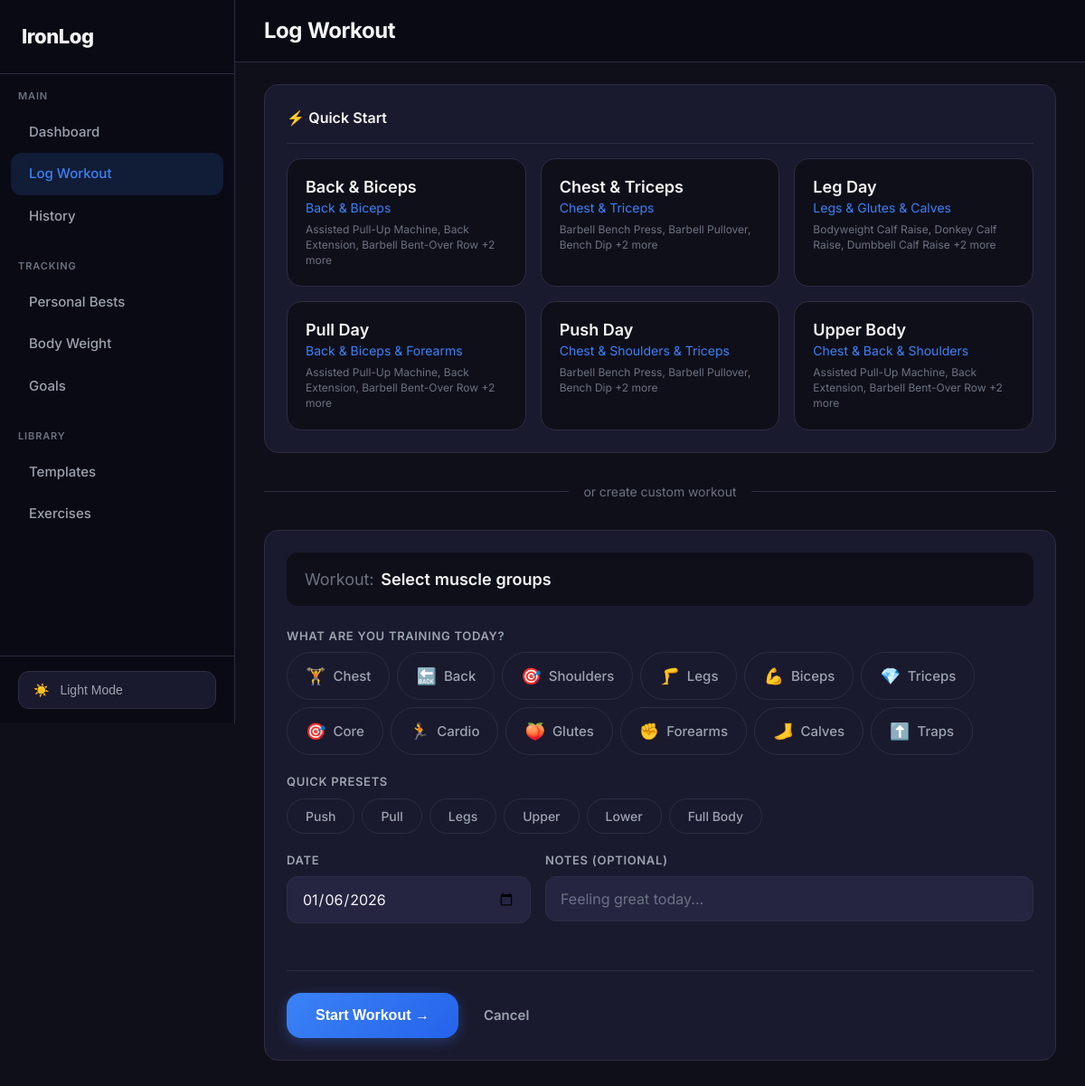
/log/, run on an earlier commit of the app's database.
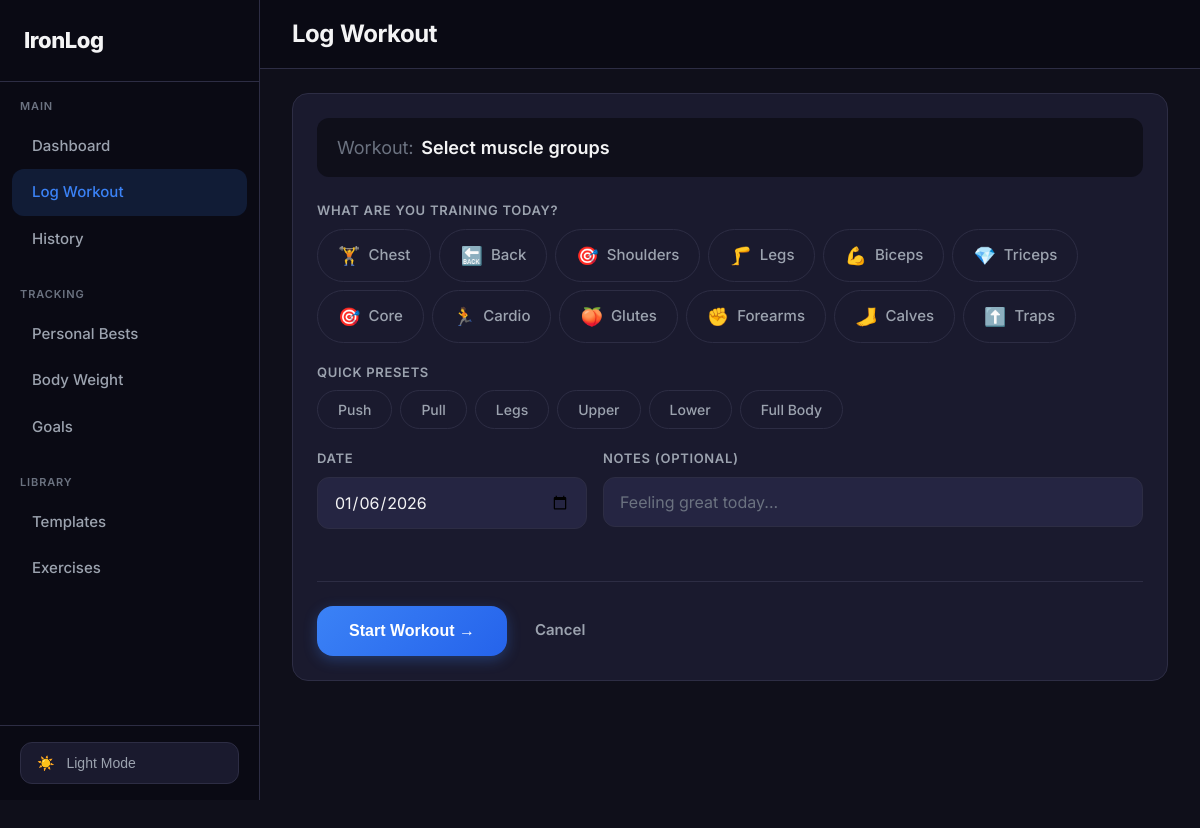
And on a later commit of the database.
### workouts/models.py (models this page shows, shortened)
class WorkoutTemplate(models.Model):
    name = models.CharField(max_length=100, unique=True)
    muscle_groups = models.CharField(max_length=100, default='')
    created_at = models.DateTimeField(auto_now_add=True)
    class Meta:
        ordering = ['name']
    def get_muscle_groups_display(self):
        groups = [mg.strip() for mg in self.muscle_groups.split(',') if mg.strip()]
        display_map = dict(Exercise.MUSCLE_GROUPS)
        return ' & '.join(display_map.get(g, g.title()) for g in groups)

class TemplateExercise(models.Model):
    template = models.ForeignKey(WorkoutTemplate, on_delete=models.CASCADE, related_name='exercises')
    exercise = models.ForeignKey(Exercise, on_delete=models.CASCADE)
    order = models.PositiveIntegerField(default=0)
    target_sets = models.PositiveIntegerField(default=3)
    target_reps = models.CharField(max_length=20, default='8-12')  # e.g., "8-12" or "5"
    class Meta:
        ordering = ['order']

class Exercise(models.Model):
    MUSCLE_GROUPS = [
        ('chest', 'Chest'),
        ('back', 'Back'),
        ('shoulders', 'Shoulders'),
        ('legs', 'Legs'),
        ('biceps', 'Biceps'),
        ('triceps', 'Triceps'),
        ('core', 'Core'),
        ('cardio', 'Cardio'),
        ('glutes', 'Glutes'),
        ('forearms', 'Forearms'),
        ('calves', 'Calves'),
        ('traps', 'Traps'),
    ]
    name = models.CharField(max_length=100)
    muscle_group = models.CharField(max_length=20, choices=MUSCLE_GROUPS)
    equipment = models.CharField(max_length=50, blank=True, default='')  # barbell, dumbbell, machine, etc.
    class Meta:
        ordering = ['muscle_group', 'name']
        unique_together = ['name', 'muscle_group']

### workouts/views.py (the view, shortened to what this page needs)
# urls.py: path('log/', views.LogWorkoutView.as_view(), name='log_workout'),
class LogWorkoutView(View):
    def get(self, request):
        muscle_groups = Exercise.MUSCLE_GROUPS
        templates = WorkoutTemplate.objects.all()
        context = {
            'muscle_groups': muscle_groups,
            'templates': templates,
            'today': timezone.now().date().isoformat(),
        }
        return render(request, 'workouts/log_workout.html', context)

### templates/workouts/log_workout.html (shortened to what this page needs)
{% extends 'base.html' %}
{% block page_title %}Log Workout{% endblock %}
{% block content %}
{% if templates %}
<div class="card">
    <div class="card-header">
        <h2 class="card-title">⚡ Quick Start</h2>
    </div>
    <div class="template-grid">
        {% for template in templates %}
        <form method="post" style="display: contents;">
            <button type="submit" class="template-card">
                <div class="template-card-name">{{ template.name }}</div>
                <div class="template-card-groups">{{ template.get_muscle_groups_display }}</div>
                <div class="template-card-exercises">
                    {% for te in template.exercises.all|slice:":3" %}
                    {{ te.exercise.name }}{% if not forloop.last %}, {% endif %}
                    {% endfor %}
                    {% if template.exercises.count > 3 %}+{{ template.exercises.count|add:"-3" }} more{% endif %}
                </div>
            </button>
        </form>
        {% endfor %}
    </div>
</div>
<div class="divider">
    <span>or create custom workout</span>
</div>
{% endif %}
<div class="card">
    <form method="post" id="workout-form">
        <div class="workout-name-preview" id="workout-name">
            <span class="workout-name-label">Workout:</span>
            <span class="workout-name-value" id="workout-name-value">Select muscle groups</span>
        </div>
        <div class="form-group">
            <label class="form-label">What are you training today?</label>
            <div class="chip-group" id="muscle-chips">
                {% for value, label in muscle_groups %}
                <label class="chip" data-value="{{ value }}">
                    <span class="chip-icon">
                        {% if value == 'chest' %}🏋️
                        {% elif value == 'back' %}🔙
                        {% elif value == 'shoulders' %}🎯
                        {% elif value == 'legs' %}🦵
                        {% elif value == 'biceps' %}💪
                        {% elif value == 'triceps' %}💎
                        {% elif value == 'core' %}🎯
                        {% elif value == 'cardio' %}🏃
                        {% elif value == 'glutes' %}🍑
                        {% elif value == 'calves' %}🦶
                        {% elif value == 'forearms' %}✊
                        {% elif value == 'traps' %}⬆️
                        {% else %}⚡
                        {% endif %}
                    </span>
                    {{ label }}
                </label>
                {% endfor %}
            </div>
        </div>
        <div class="form-group">
            <label class="form-label">Quick Presets</label>
            <div class="preset-group">
                <button type="button" class="preset-btn" onclick="selectGroups(['chest', 'triceps'])">Push</button>
                <button type="button" class="preset-btn" onclick="selectGroups(['back', 'biceps'])">Pull</button>
                <button type="button" class="preset-btn" onclick="selectGroups(['legs', 'glutes'])">Legs</button>
                <button type="button" class="preset-btn" onclick="selectGroups(['chest', 'back', 'shoulders'])">Upper</button>
                <button type="button" class="preset-btn" onclick="selectGroups(['legs', 'glutes', 'calves'])">Lower</button>
                <button type="button" class="preset-btn" onclick="selectGroups(['chest', 'back', 'shoulders', 'legs', 'biceps', 'triceps', 'core'])">Full Body</button>
            </div>
        </div>
        <div class="form-row">
            <div class="form-group" style="flex: 1;">
                <label class="form-label">Date</label>
                <input type="date" name="date" class="form-control" value="{{ today }}" required>
            </div>
            <div class="form-group" style="flex: 2;">
                <label class="form-label">Notes (optional)</label>
                <input type="text" name="notes" class="form-control" placeholder="Feeling great today...">
            </div>
        </div>
        <div class="form-actions">
            <button type="submit" class="btn btn-primary btn-lg" id="start-btn" disabled>
                Start Workout →
            </button>
            <a href="{% url 'dashboard' %}" class="btn btn-ghost">Cancel</a>
        </div>
    </form>
</div>
{% endblock %}

### templates/base.html (shortened to what this page needs)
<!DOCTYPE html>
<html lang="en" data-theme="dark">
<head>
</head>
<body>
    <div class="app-container">
        <aside class="sidebar">
            <div class="sidebar-header">
                <a href="{% url 'dashboard' %}" class="logo">
                    IronLog
                </a>
            </div>
            <nav class="sidebar-nav">
                <div class="nav-section">
                    <div class="nav-section-title">Main</div>
                    <a href="{% url 'dashboard' %}" class="nav-item {% if request.path == '/' %}active{% endif %}">
                        Dashboard
                    </a>
                    <a href="{% url 'log_workout' %}" class="nav-item {% if 'log' in request.path %}active{% endif %}">
                        Log Workout
                    </a>
                    <a href="{% url 'history' %}" class="nav-item {% if 'history' in request.path %}active{% endif %}">
                        History
                    </a>
                </div>
                <div class="nav-section">
                    <div class="nav-section-title">Tracking</div>
                    <a href="{% url 'personal_bests' %}" class="nav-item {% if 'personal-bests' in request.path %}active{% endif %}">
                        Personal Bests
                    </a>
                    <a href="{% url 'bodyweight' %}" class="nav-item {% if 'bodyweight' in request.path %}active{% endif %}">
                        Body Weight
                    </a>
                    <a href="{% url 'goals' %}" class="nav-item {% if 'goals' in request.path %}active{% endif %}">
                        Goals
                    </a>
                </div>
                <div class="nav-section">
                    <div class="nav-section-title">Library</div>
                    <a href="{% url 'templates' %}" class="nav-item {% if 'templates' in request.path %}active{% endif %}">
                        Templates
                    </a>
                    <a href="{% url 'exercises' %}" class="nav-item {% if 'exercises' in request.path %}active{% endif %}">
                        Exercises
                    </a>
                </div>
            </nav>
            <div class="sidebar-footer">
                <button class="theme-toggle" onclick="toggleTheme()">
                    <span id="theme-icon">☀️</span>
                    <span id="theme-text">Light Mode</span>
                </button>
            </div>
        </aside>
        <main class="main-content">
            <header class="header">
                <h1 class="header-title">{% block page_title %}Dashboard{% endblock %}</h1>
            </header>
            <div class="content">
                {% block content %}{% endblock %}
            </div>
        </main>
    </div>
</body>
</html>

### templates/workouts/log_workout.html (style rules this page uses)
.workout-name-preview { display: flex; align-items: center; gap: 0.5rem; padding: 1rem 1.25rem; background: var(--bg-main); border-radius: var(--radius); margin-bottom: 1.5rem; font-size: 1.125rem; }
.workout-name-label { color: var(--text-muted); }
.workout-name-value { font-weight: 600; color: var(--text-primary); }
.chip { display: inline-flex; align-items: center; padding: 0.75rem 1.25rem; font-size: 0.9375rem; font-weight: 500; border-radius: var(--radius-full); border: 1px solid var(--border); background: var(--bg-card); color: var(--text-secondary); cursor: pointer; transition: all 0.2s; gap: 0.5rem; }
.chip-icon { font-size: 1.125rem; }
.preset-group { display: flex; flex-wrap: wrap; gap: 0.5rem; }
.preset-btn { padding: 0.625rem 1.25rem; font-size: 0.875rem; font-weight: 500; border-radius: var(--radius-full); border: 1px solid var(--border); background: transparent; color: var(--text-secondary); cursor: pointer; transition: all 0.2s; font-family: inherit; }
.form-row { display: flex; gap: 1rem; margin-bottom: 1.5rem; }
.form-actions { display: flex; gap: 1rem; margin-top: 2rem; padding-top: 1.5rem; border-top: 1px solid var(--border); }

What changed in the data, as far as the page shows it:
removed WorkoutTemplate: name "Back & Biceps", muscle_groups "Back & Biceps", exercises.count|add "2"
removed TemplateExercise: exercise.name "Assisted Pull-Up Machine", shown under "Back & Biceps"
removed TemplateExercise: exercise.name "Back Extension", shown under "Back & Biceps"
removed TemplateExercise: exercise.name "Barbell Bent-Over Row", shown under "Back & Biceps"
removed WorkoutTemplate: name "Chest & Triceps", muscle_groups "Chest & Triceps", exercises.count|add "2"
removed TemplateExercise: exercise.name "Barbell Bench Press", shown under "Chest & Triceps"
removed TemplateExercise: exercise.name "Barbell Pullover", shown under "Chest & Triceps"
removed TemplateExercise: exercise.name "Bench Dip", shown under "Chest & Triceps"
removed WorkoutTemplate: name "Leg Day", muscle_groups "Legs & Glutes & Calves", exercises.count|add "2"
removed TemplateExercise: exercise.name "Bodyweight Calf Raise", shown under "Leg Day"
removed TemplateExercise: exercise.name "Donkey Calf Raise", shown under "Leg Day"
removed TemplateExercise: exercise.name "Dumbbell Calf Raise", shown under "Leg Day"
removed WorkoutTemplate: name "Pull Day", muscle_groups "Back & Biceps & Forearms", exercises.count|add "2"
removed TemplateExercise: exercise.name "Assisted Pull-Up Machine", shown under "Pull Day"
removed TemplateExercise: exercise.name "Back Extension", shown under "Pull Day"
removed TemplateExercise: exercise.name "Barbell Bent-Over Row", shown under "Pull Day"
removed WorkoutTemplate: name "Push Day", muscle_groups "Chest & Shoulders & Triceps", exercises.count|add "2"
removed TemplateExercise: exercise.name "Barbell Bench Press", shown under "Push Day"
removed TemplateExercise: exercise.name "Barbell Pullover", shown under "Push Day"
removed TemplateExercise: exercise.name "Bench Dip", shown under "Push Day"
removed WorkoutTemplate: name "Upper Body", muscle_groups "Chest & Back & Shoulders", exercises.count|add "2"
removed TemplateExercise: exercise.name "Assisted Pull-Up Machine", shown under "Upper Body"
removed TemplateExercise: exercise.name "Back Extension", shown under "Upper Body"
removed TemplateExercise: exercise.name "Barbell Bent-Over Row", shown under "Upper Body"
Also different on the page:
text no longer shown: "⚡ Quick Start or create custom workout"
